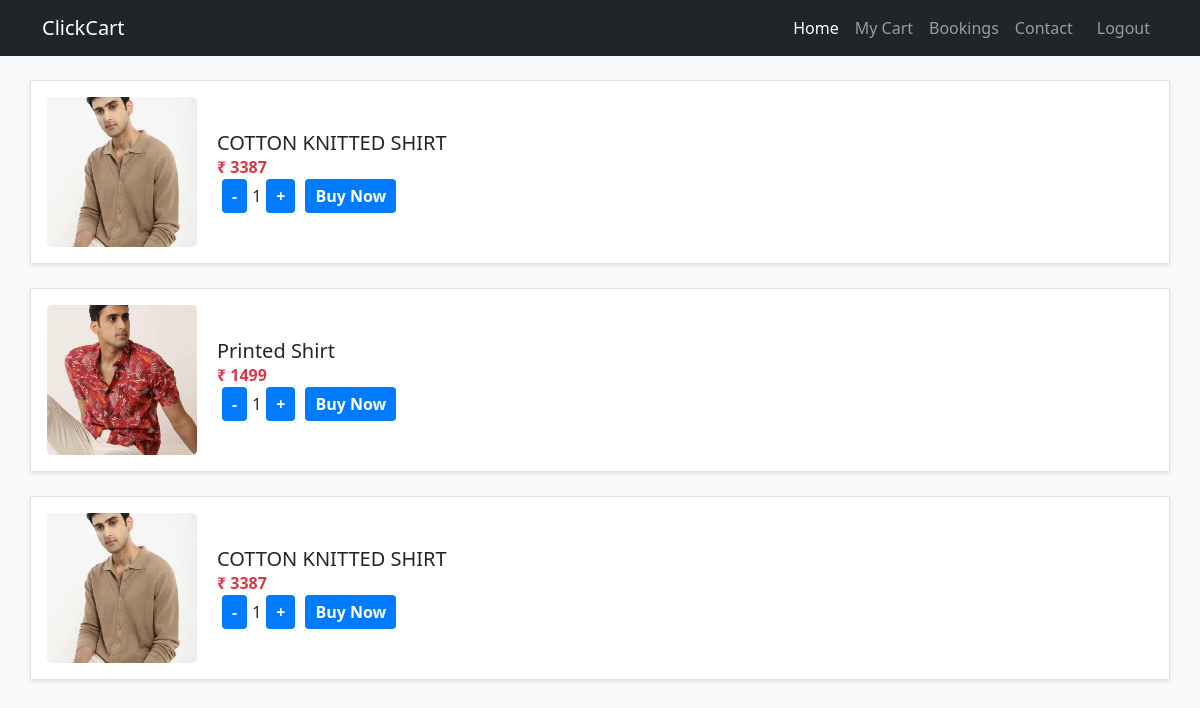
/view_cart (signed in), run on an earlier commit of the app's database.
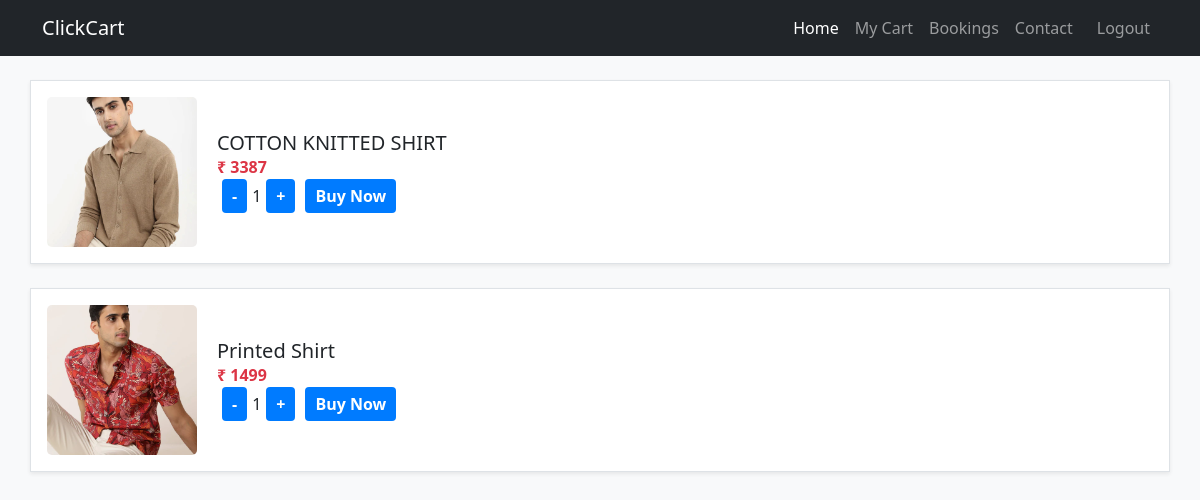
And on a later commit of the database.
### app/models.py (models this page shows)
class Cart(models.Model):
    product=models.ForeignKey(Product,on_delete=models.CASCADE)
    user=models.ForeignKey(User,on_delete=models.CASCADE)
    qty=models.IntegerField()

class Product(models.Model):
    pid=models.TextField()
    name=models.TextField()
    dis=models.TextField()
    price=models.IntegerField()
    off_price=models.IntegerField()
    stock=models.IntegerField()
    img=models.FileField()

### app/views.py (the view)
# urls.py: path("view_cart",views.view_cart),
def view_cart(req):
    user=User.objects.get(username=req.session['user'])
    data=Cart.objects.filter(user=user)
    return render(req,'user/cart.html',{'cart':data})

### templates/user/cart.html (shortened to what this page needs)
<!DOCTYPE html>
<html lang="en">
<head>
    <link href="https://cdn.jsdelivr.net/npm/bootstrap@5.3.3/dist/css/bootstrap.min.css" rel="stylesheet">
</head>
<body>
    <nav class="navbar navbar-expand-lg navbar-dark bg-dark">
      <div class="container">
        <a class="navbar-brand" href="#">ClickCart</a>
        <div class="collapse navbar-collapse" id="navbarNav">
          <ul class="navbar-nav ms-auto">
            <li class="nav-item">
              <a class="nav-link active" href="userhome">Home</a>
            </li>
            <li class="nav-item">
              <a class="nav-link" href="view_cart">My Cart</a>
            </li>
            <li class="nav-item">
              <a class="nav-link" href="bookings">Bookings</a>
            </li>
            <li class="nav-item">
              <a class="nav-link" href="#">Contact</a>
            </li>
            <li class="nav-item">
              <a class="nav-link btn btn-outline-dark ms-2" href="logout">Logout</a>
            </li>
          </ul>
        </div>
      </div>
    </nav>
    <div class="container my-4">
        <div class="row gy-4">
            {% for i in cart %}
            <div class="col-lg-12 d-flex align-items-center border p-3 bg-white shadow-sm">
                <img src="{{i.product.img.url}}" alt="Product Image" class="img-fluid" style="height: 150px; width: 150px;">
                <div class="details">
                    <h5>{{i.product.name}}</h5>
                    <p class="text-danger fw-bold">₹ {{i.product.off_price}}</p>
                    <div class="quantity-controls d-flex align-items-center">
                        <a href="qty_dec/{{i.pk}}">-</a>
                        <span>{{i.qty}}</span>
                        <a href="qty_in/{{i.pk}}">+</a>
                        <a href="cart_pro_buy/{{i.pk}}">Buy Now</a>
                    </div>
                </div>
            </div>
            {% endfor %}
        </div>
    </div>
</body>
</html>

What changed in the data, as far as the page shows it:
removed Cart: product.img (picture), product.name "COTTON KNITTED SHIRT", product.off_price "3387", qty "1"
